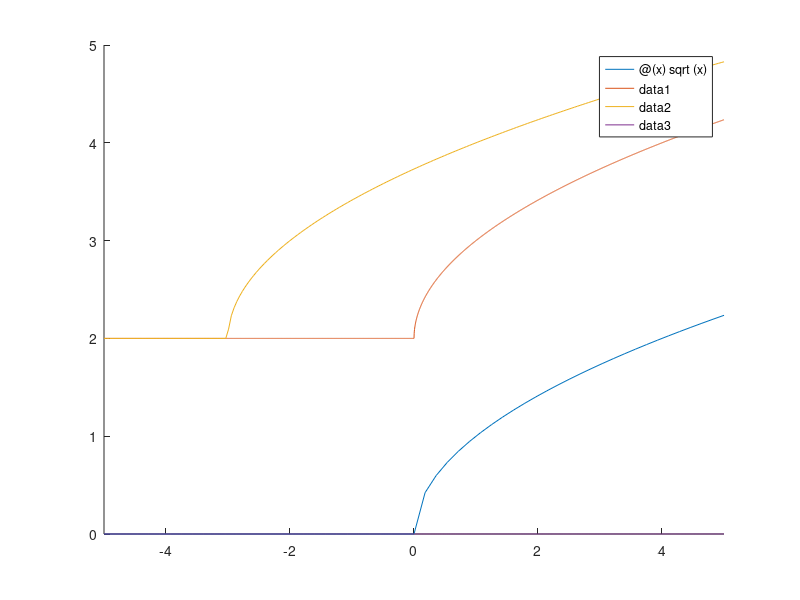

MATLAB code for this plot:
disp("P5.17, Analysing graphs")
disp("Graphs to analyse:")
disp("sqrt(x), 2 + sqrt(x), 2 + sqrt(3 + x), 1. / (2 + sqrt(3 + x))")
f = @(x) sqrt(x);
g = @(x) 2 + sqrt(x);
h = @(x) 2 + sqrt(3 + x);
j = @(x) 1. / (2 + sqrt(3 + x));

hold on
fplot(f)
fplot(g)
fplot(h)
fplot(j)

% We realize that the red line is just the blue line
% moved up two y places

% The yellow line is just the red line moved back 3
% x places

% And the purple line is the yellow line moved down 1,5
% places, flipped, and reduced in size by half

